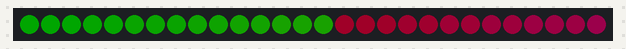
Bench run of a sketch on a simulated Arduino Uno, built with avr-gcc and run on an emulated ATmega328P. On the bench: 28 RGB LEDs in strip order, left to right. Dim RGB values are drawn brighter than linear; colours are those a GRB WS2812 strip shows for the declared byte order.

Above: at 0.01 s.
At 2.08 s:
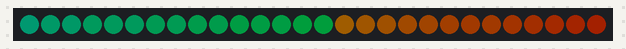
At 4.15 s:
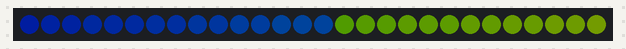
At 6.22 s:
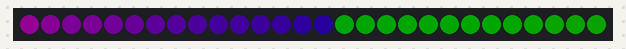
At 8.3 s:
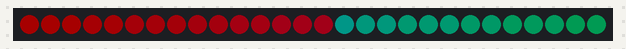
At 14.59 s:
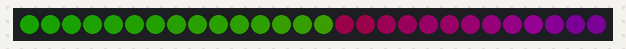

The sketch:

rainbow_galaktyka.ino
```cpp
#include <FastLED.h>

#define NUM_LEDS 28      /* The amount of pixels/leds you have */
#define DATA_PIN 0       /* The pin your data line is connected to */
#define LED_TYPE WS2812B /* I assume you have WS2812B leds, if not just change it to whatever you have */
#define BRIGHTNESS 100   /* Control the brightness of your leds */
#define SATURATION 255   /* Control the saturation of your leds */

CRGB leds[NUM_LEDS];

void setup() {
  FastLED.addLeds<LED_TYPE, DATA_PIN>(leds, NUM_LEDS);
}

void loop() {
  for (int j = 0; j < 255; j++) {
    for (int i = 0; i < 15; i++) {
      leds[i] = CHSV(i - (j), SATURATION, BRIGHTNESS); /* The higher the value 4 the less fade there is and vice versa */

    }
    for (int i = 15; i < 28; i++) {
      leds[i] = CHSV(i - (j-100), SATURATION, BRIGHTNESS); /* The higher the value 4 the less fade there is and vice versa */
    }
    FastLED.show();
    if(j == 160){
      delay(2000);
    }
    else{
      delay(50);
    }
     /* Change this to your hearts desire, the lower the value the faster your colors move (and vice versa) */
  }
}
```

Measured:
- by itself, everything shown: repeats every 15.1 s, in 255 steps
